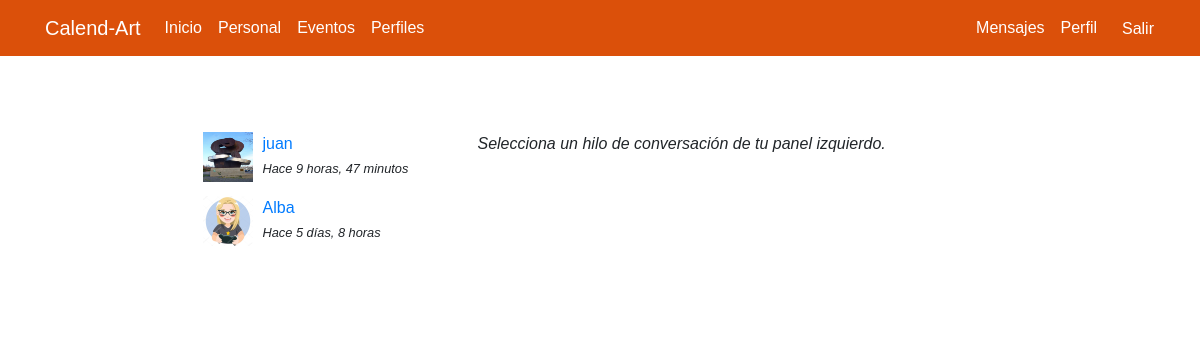
Before: /messenger/ (signed in) with the older database file.
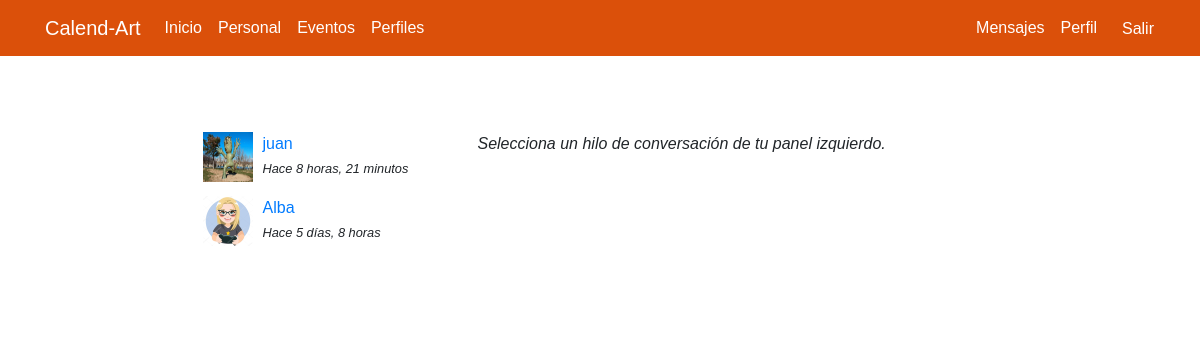
After: the same page with the newer database file.
### registration/models.py (models this page shows)
class CustomUser(AbstractUser):
    email = models.EmailField(unique=True)
    telefono = models.CharField(max_length=20)
    departamento = models.CharField(max_length=100)
    respuesta_seguridad_1 = models.CharField(
        max_length=255,
        verbose_name="¿Cuál es el nombre de tu primera mascota?"
    )
    respuesta_seguridad_2 = models.CharField(
        max_length=255,
        verbose_name="¿Cuál es el nombre de tu abuela materna?"
    )

class Profile(models.Model):
    user = models.OneToOneField(CustomUser, on_delete=models.CASCADE, related_name='profile')
    avatar = models.ImageField(upload_to=custom_upload_to, null=True, blank=True)
    bio = models.TextField(null=True, blank=True)
    link = models.URLField(max_length=200, null=True, blank=True)
    class Meta:
        ordering = ['user__username']

### messenger/models.py (models this page shows)
class Thread(models.Model):
    users = models.ManyToManyField(User, related_name='threads')
    messages = models.ManyToManyField(Message)
    updated= models.DateTimeField(auto_now=True)
    objects = ThreadManager()
    class Meta:
        ordering = ['-updated']

class Message(models.Model):
    user = models.ForeignKey(User, on_delete=models.CASCADE)
    content = models.TextField()
    created = models.DateTimeField(auto_now_add=True)
    class Meta:
        ordering = ['created']

### messenger/views.py (the view)
# urls.py: path('', ThreadList.as_view(), name='list'),
@method_decorator(login_required, name='dispatch')
class ThreadList(TemplateView):
    template_name = 'messenger/thread_list.html'

### messenger/templates/messenger/thread_list.html (shortened to what this page needs)
{% extends 'core/base.html' %}
{% load static %}
{% block content %}
<main role="main">
  <div class="container">
    <div class="row mt-3">
      <div class="col-md-9 mx-auto mb-5">
        <div class="row">
          <div class="col-md-4">
            {% for thread in request.user.threads.all %}
              {% if thread.messages.all|length > 0 %}
                <div class="mb-3">
                  {% for user in thread.users.all %}
                    {% if user != request.user %}
                      {% if user.profile.avatar %}
                        <img src="{{user.profile.avatar.url}}" class="avatar">
                      {% else %}
                        <img src="{% static 'registration/img/no-avatar.jpg' %}" class="avatar">
                      {% endif %}
                      <div>
                        <a href="{% url 'messenger:detail' thread.pk %}">{{user}}</a><br>
                        <small><i>Hace {{thread.messages.last.created|timesince}}</i></small>
                      </div>
                    {% endif %}
                  {% endfor %}
                </div>
              {% endif %}
            {% endfor %}
          </div>
          <div class="col-md-8">
            <p><i>Selecciona un hilo de conversación de tu panel izquierdo.</i></p>
          </div>
        </div>
      </div>
    </div>
  </div>
</main>
{% endblock %}

Changed rows visible on the page:
changed Thread: messages.last.created "9 horas, 47 minutos" → "8 horas, 21 minutos"
changed CustomUser "juan": profile.avatar: a different picture
